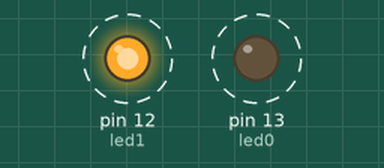
This sketch was run on a simulated Arduino Uno, built with avr-gcc and run on an emulated ATmega328P. Shown: output pins drawn as LEDs (lit = HIGH). Dashed ring = blinking.

Above: at 0.15 s.
At 80.01 s:
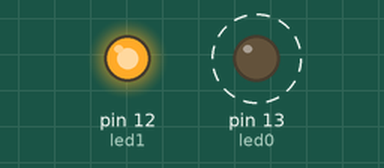
Timing chart, 0 to 80.3 s (numbered marks = the images above):
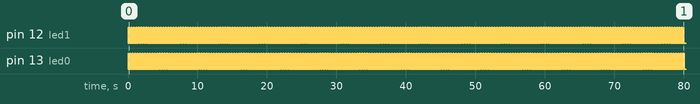

The sketch:

led.ino
```cpp
int led0 = 13;
int led1 = 12;


void setup() {
  pinMode(led0, OUTPUT);
  pinMode(led1, OUTPUT);
}

void loop() {
  digitalWrite(led0, HIGH);   // turn the LED on (HIGH is the voltage level)
  delay(10);               // wait for a second
  digitalWrite(led0, LOW);    // turn the LED off by making the voltage LOW
  delay(10);               // wait for a second
  digitalWrite(led1, HIGH);   // turn the LED on (HIGH is the voltage level)
  delay(10);               // wait for a second
  digitalWrite(led1, LOW);    // turn the LED off by making the voltage LOW
  delay(10);               // wait for a second
}
```

Measured:
- by itself, pin 12 (led1), pin 13 (led0): alternates HIGH for 0.01 s and LOW for 0.03 s
